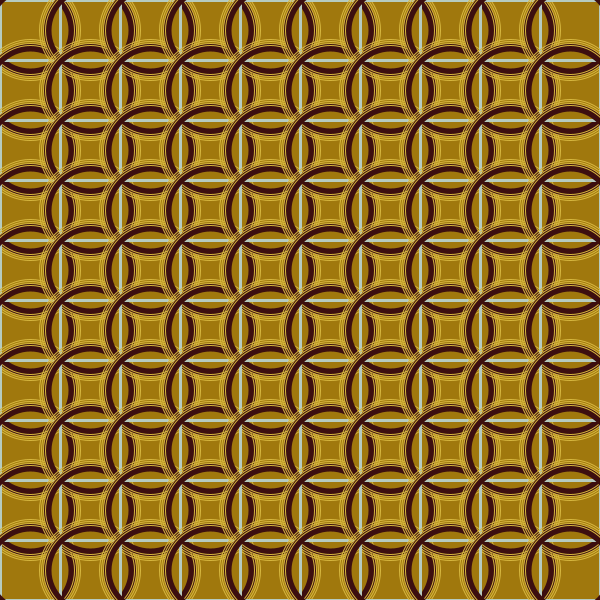
Frame 1 (no input)
Frame 60 (the mouse pressed at the canvas centre just before this capture): identical to frame 1, image omitted
Frame 120 (the mouse held since frame 60 and released just before this capture): identical to frame 1, image omitted

The Processing sketch that drew this single still picture (run headless with seeded random() and noise(); from frame 60 on, the mouse is pressed at the canvas centre):

// Processing sketch: Piastrelle_1
// ── Piastrelle_1.pde
int cols = 10;
int rows = 10;

void setup() {
   size(600, 600);
}

void draw() {
  ellipseMode(CENTER);
  background(160, 120, 13);
  
  stroke(202, 243, 230);
  noFill();
  
  float d = width / cols * sqrt(2);
  
  for (int i = 0; i < cols; i++) {
    for (int j = 0; j < rows; j++) {
     float w = width / cols;
     float h = height / rows;
     float posx = i * w;
     float posy = j * h;
     
     strokeWeight(3);
     stroke(182, 203, 192);
     noFill();
     rect(posx, posy, w, h);
     
     stroke(60, 15, 15);
     strokeWeight(8);
     ellipse(posx + (w / 2), posy + (h / 2), d, d);
     
     strokeWeight(1);
     stroke(215, 183, 63);
     ellipse(posx + (w / 2), posy + (h / 2), d + 4, d + 4);
     ellipse(posx + (w / 2), posy + (h / 2), d + 8, d + 8);
     ellipse(posx + (w / 2), posy + (h / 2), d + 12, d + 12);
     ellipse(posx + (w / 2), posy + (h / 2), d + 16, d + 16);
     
    }
  }
}
